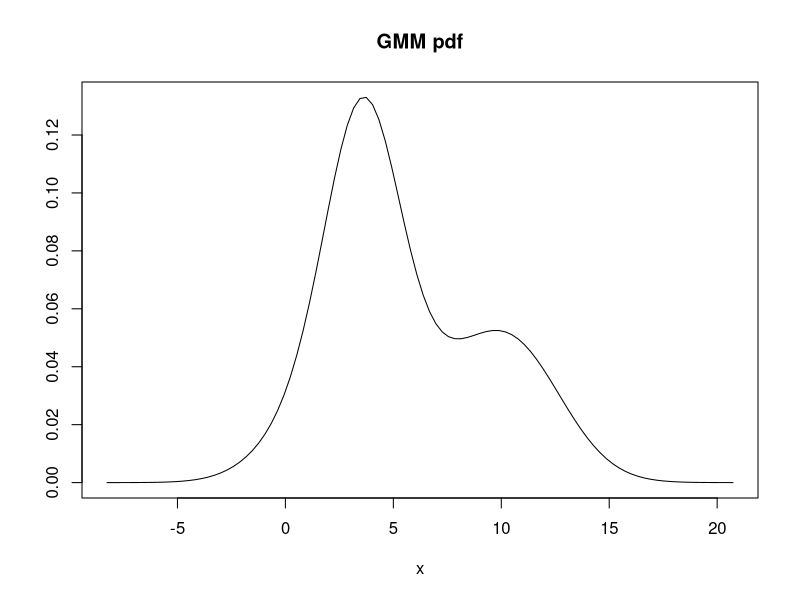
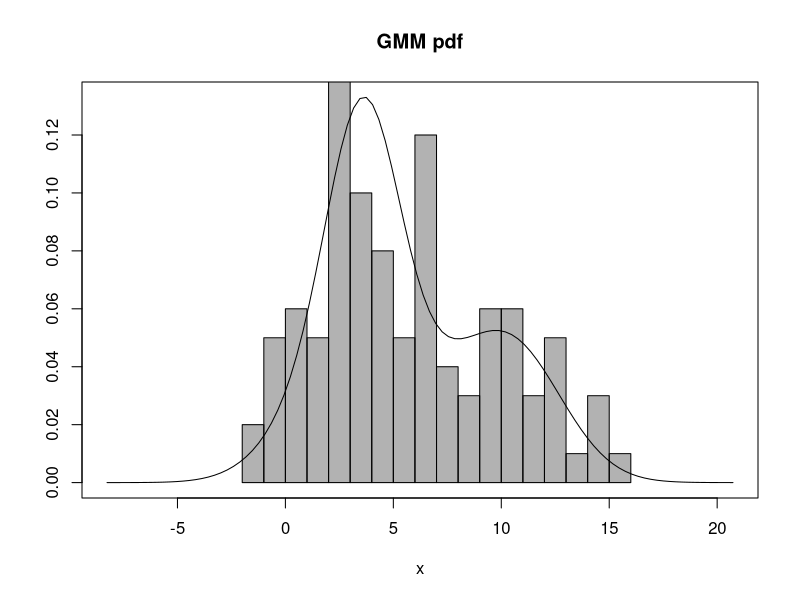
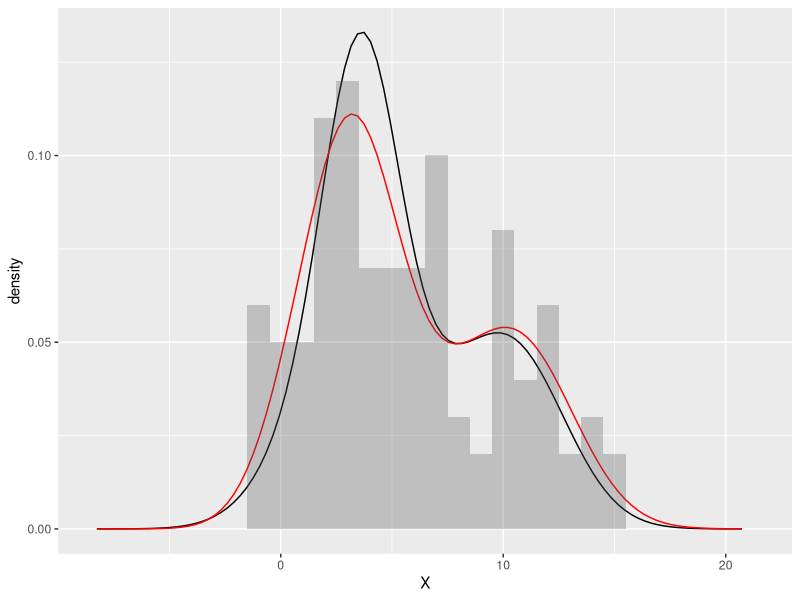

Write the R code that produced these figures, in order.
#Andrieu, C., de Freitas, N., Doucet, A. et al. An Introduction to MCMC for Machine Learning. Machine Learning 50, 5–43 (2003). https://doi.org/10.1023/A:1020281327116
library(ggplot2)
library(dplyr)

#True 모델 생성
n_cluster <- 5
param_df <- data.frame(mu=rnorm(n_cluster, sd=5), sigma2=rchisq(n_cluster, 5), pi=rmultinom(1, 100, rep(1, n_cluster)/n_cluster)/100)

#Density를 그리기 위한 작업
plot_x_range <- seq(min(param_df$mu)-10, max(param_df$mu)+10, length.out=100)
plot(plot_x_range,rowSums(apply(param_df, 1, function(par) {dnorm(plot_x_range, par[1], sqrt(par[2]))*par[3]})), type = 'l', main = "GMM pdf", ylab = '', xlab='x')

#표본 생성
n_sample <- 100
gmm_ind <- sample(1:n_cluster, n_sample, prob = param_df$pi, replace = T)
gmm_sample <- sapply(gmm_ind, function(ind) {rnorm(1, param_df[ind,1], sqrt(param_df[ind,2]))})

plot(plot_x_range,rowSums(apply(param_df, 1, function(par) {dnorm(plot_x_range, par[1], sqrt(par[2]))*par[3]})), type = 'l', main = "GMM pdf", ylab = '', xlab='x')
hist(gmm_sample, probability = T, add = T, col=rgb(0,0,0, alpha=0.3), breaks = 20)

#분산에 대한 MLE.
var_mle <- function(x) {var(x) * (length(x) - 1) / length(x)}

#초기 값
param_est <- data.frame(mu=rnorm(n_cluster, sd=5), sigma2=rchisq(n_cluster, 5), pi=rmultinom(1, 100, rep(1, n_cluster)/n_cluster)/100)
n_mcmc <- 10

for (it in 1:100) {
  #E step
  #잠재 변수를 샘플링하기 위한 각 클러스터에 들어갈 확률
  alphas <- apply(param_df, 1, function(par) {dnorm(gmm_sample, par[1], sqrt(par[2]))*par[3]})
  alphas <- alphas/rowSums(alphas)
  #잠재변수 추출(어느 분포/클러스터에서 나왔는지)
  sample_est_ind <- apply(alphas, 1, function(ap) {sample(1:n_cluster, n_mcmc, prob = ap, replace = T)})
  
  #M step
  #잠재변수가 가리키는 클러스터에 대응하는 데이터를 각 클러스터에 반영
  param_est_next <- data.frame(y=rep(gmm_sample, each=n_mcmc), cls=as.vector(sample_est_ind)) %>%
    group_by(cls) %>% summarise(mu=mean(y), sigma2=var_mle(y), pi=n()) %>% as.data.frame() %>% select(-cls)
  param_est <- param_est_next
  param_est[,3] <- param_est[,3]/sum(param_est[,3])
}

param_df
param_est

#샘플 히스토그램+True density+estimate density
ggplot()+
  geom_line(aes(x=plot_x_range,y=rowSums(apply(param_df, 1, function(par) {dnorm(plot_x_range, par[1], sqrt(par[2]))*par[3]}))))+
  geom_line(aes(x=plot_x_range,y=rowSums(apply(param_est, 1, function(par) {dnorm(plot_x_range, par[1], sqrt(par[2]))*par[3]}))), color='red')+
  geom_histogram(aes(x=gmm_sample, y=after_stat(density)), alpha=0.3)+ylab("density")+xlab("X")

